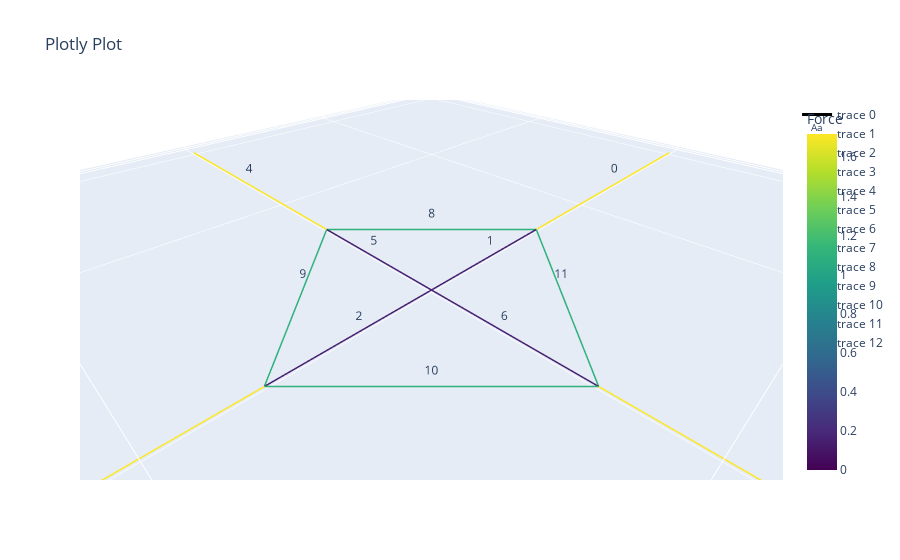

The cell this chart's notebook holds for it:
### Markdown cell above
Here is the same network but elements 11 and 12 are combined into a single element.

### Code cell
# Note that the coordinates of the vertices will change after equilibrium is reached.
model_name  = 'Validation_structure_1'
vertices    = np.array([[-10, 0, 0], [-5, 0,0], [0, 0, 0], [5, 0, 0], [10, 0, 0], [0,-10,0], [0,-5,0], [0,5,0], [0,10,0]])*10  # The coordinates of the vertices in mm
edges       = [[0, 1], [1, 2], [2, 3], [3, 4], [5, 6], [6, 2], [2, 7], [7, 8], [1, 6], [6, 3], [3, 7], [7,1]]                  # The edges of the network.
paths       = [[0, 1, 2, 3], [4, 5, 6,7], [11, 8, 9, 10]]   # 3D printable paths. Ensure an edge is not flipped.
directions  = [1, 1, 1, 1, 1, 1, 1, 1, 1, 1, 1, 1]          # Flip the curvature of an edge by setting the direction to -1.

q_ring      = .5
q_connectors = .5
q_center    = .1
q           = np.array([q_connectors, q_center, q_center, q_connectors, q_connectors, q_center, q_center, q_connectors, q_ring, q_ring, q_ring, q_ring])/20
fixed       = [0, 4, 5, 8]

# Create the network
net = Network_custom.from_fd(vertices, edges, q, fixed, paths = paths, dir = directions)

# The topology of structure is fixed after generation, but you can update force densities after making the network
# q[0] = .10
# net.update_shape(q)

# Plot the network like this
net.net_plot(color=True, elables = True, vlabels = False)

(net.vertices == vertices).all() # Please understand that this is False

### Figure 1 — Plotly figure (JSON) as saved in the notebook; plotly's stock layout.template omitted (floating-point values rounded to 4 significant figures)
{"data": [{"line": {"color": [1.719, 1.719, 0, 0.1562, 0.1562, 0, 0.1562, 0.1562, 0, 1.719, 1.719, 0, 1.719, 1.719, 0, 0.1562, 0.1562, 0, 0.1562, 0.1562, 0, 1.719, 1.719, 0, 1.105, 1.105, 0, 1.105, 1.105, 0, 1.105, 1.105, 0, 1.105, 1.105, 0], "colorbar": {"title": {"text": "Force"}}, "colorscale": [[0, "#440154"], [0.1111, "#482878"], [0.2222, "#3e4989"], [0.3333, "#31688e"], [0.4444, "#26828e"], [0.5556, "#1f9e89"], [0.6667, "#35b779"], [0.7778, "#6ece58"], [0.8889, "#b5de2b"], [1, "#fde725"]], "showscale": true, "width": 3}, "mode": "lines", "type": "scatter3d", "x": [-100, -31.25, null, -31.25, -1.938e-15, null, -1.938e-15, 31.25, null, 31.25, 100, null, 0, -1.586e-15, null, -1.586e-15, -1.938e-15, null, -1.938e-15, -3.238e-15, null, -3.238e-15, 0, null, -31.25, -1.586e-15, null, -1.586e-15, 31.25, null, 31.25, -3.238e-15, null, -3.238e-15, -31.25, null], "y": [0, 1.388e-15, null, 1.388e-15, 1.41e-15, null, 1.41e-15, 0, null, 0, 0, null, -100, -31.25, null, -31.25, 1.41e-15, null, 1.41e-15, 31.25, null, 31.25, 100, null, 1.388e-15, -31.25, null, -31.25, 0, null, 0, 31.25, null, 31.25, 1.388e-15, null], "z": [0, 0, null, 0, 0, null, 0, 0, null, 0, 0, null, 0, 0, null, 0, 0, null, 0, 0, null, 0, 0, null, 0, 0, null, 0, 0, null, 0, 0, null, 0, 0, null]}, {"mode": "text", "text": ["0"], "type": "scatter3d", "x": [-65.62], "y": [6.939e-16], "z": [0]}, {"mode": "text", "text": ["1"], "type": "scatter3d", "x": [-15.62], "y": [1.399e-15], "z": [0]}, {"mode": "text", "text": ["2"], "type": "scatter3d", "x": [15.62], "y": [7.049e-16], "z": [0]}, {"mode": "text", "text": ["3"], "type": "scatter3d", "x": [65.62], "y": [0], "z": [0]}, {"mode": "text", "text": ["4"], "type": "scatter3d", "x": [-7.93e-16], "y": [-65.62], "z": [0]}, {"mode": "text", "text": ["5"], "type": "scatter3d", "x": [-1.762e-15], "y": [-15.62], "z": [0]}, {"mode": "text", "text": ["6"], "type": "scatter3d", "x": [-2.588e-15], "y": [15.62], "z": [0]}, {"mode": "text", "text": ["7"], "type": "scatter3d", "x": [-1.619e-15], "y": [65.62], "z": [0]}, {"mode": "text", "text": ["8"], "type": "scatter3d", "x": [-15.62], "y": [-15.62], "z": [0]}, {"mode": "text", "text": ["9"], "type": "scatter3d", "x": [15.62], "y": [-15.62], "z": [0]}, {"mode": "text", "text": ["10"], "type": "scatter3d", "x": [15.62], "y": [15.62], "z": [0]}, {"mode": "text", "text": ["11"], "type": "scatter3d", "x": [-15.62], "y": [15.62], "z": [0]}], "layout": {"scene": {"aspectmode": "data"}, "title": {"text": "Plotly Plot"}}}
